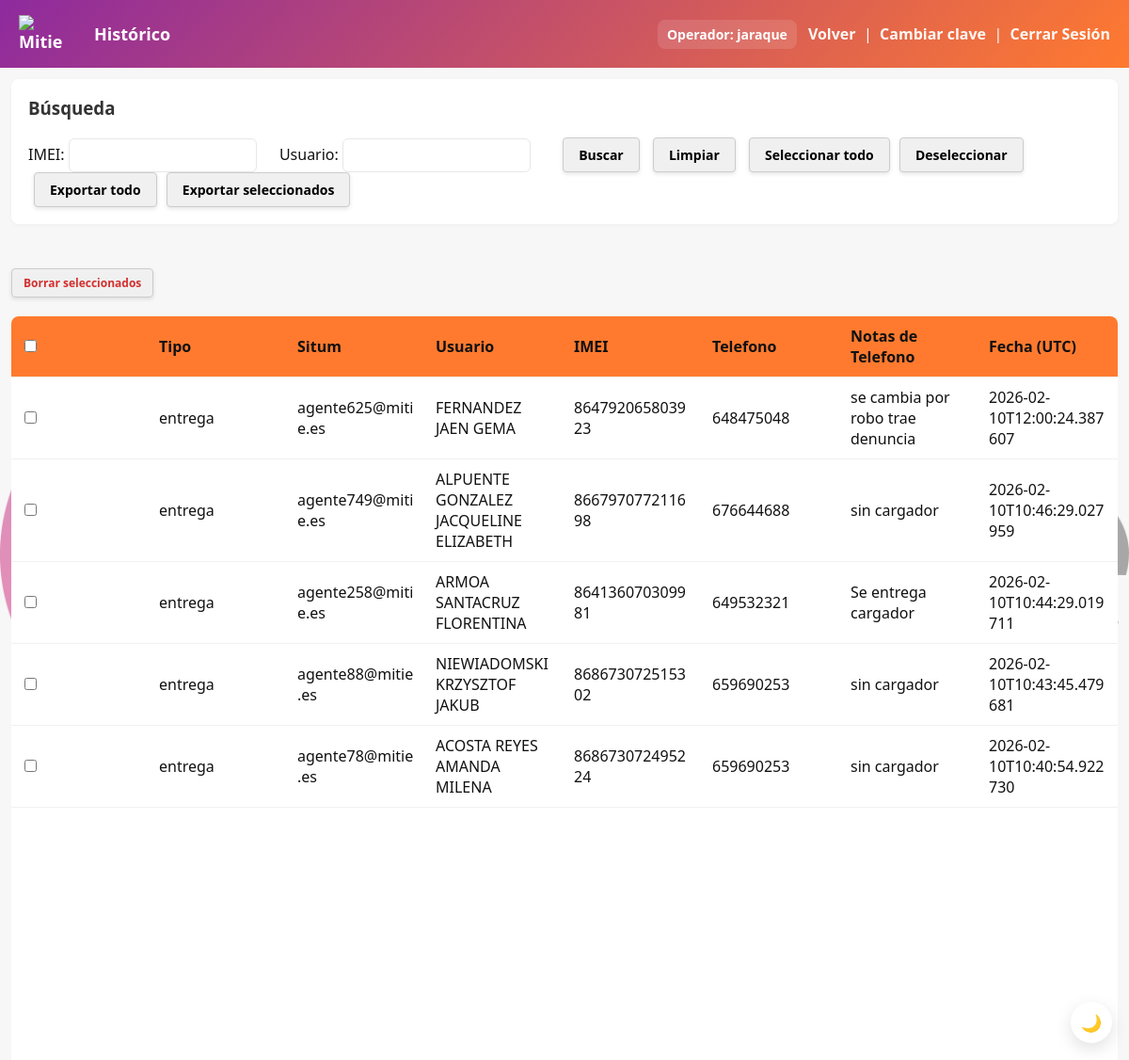
/history (signed in), run on the app's committed database.
### tables this page shows
CREATE TABLE usuarios (
                id INTEGER PRIMARY KEY AUTOINCREMENT,
                username TEXT UNIQUE NOT NULL,
                password TEXT NOT NULL,
                rol TEXT NOT NULL,
                activo INTEGER DEFAULT 1,
                fecha_creacion TEXT
            , notas TEXT);

CREATE TABLE entregas (
                id INTEGER PRIMARY KEY AUTOINCREMENT,
                ams TEXT,
                usuario TEXT,
                situm TEXT,
                imei TEXT,
                telefono TEXT,
                notas_telefono TEXT,
                tipo TEXT,
                timestamp TEXT
            );

### app.py (the view)
@app.route('/history')
@require_permission('ver_historico')
def history():
    db = get_db()
    imei_search = request.args.get('imei', '').strip()
    usuario_search = request.args.get('usuario', '').strip()
    query = 'SELECT * FROM entregas WHERE 1=1'
    params = []
    if imei_search:
        query += ' AND imei LIKE ?'
        params.append(f'%{imei_search}%')
    if usuario_search:
        query += ' AND usuario LIKE ?'
        params.append(f'%{usuario_search}%')
    query += ' ORDER BY timestamp DESC'
    cur = db.execute(query, params)
    rows = cur.fetchall()
    return render_template('history.html', rows=rows, imei_search=imei_search, usuario_search=usuario_search)

### app.py (called while the page is built)
def get_db():
    db = getattr(g, '_database', None)
    if db is None:
        db = g._database = sqlite3.connect(DB_PATH)
        db.row_factory = sqlite3.Row
    return db

@login_manager.user_loader
def load_user(user_id):
    db = get_db()
    cursor = db.cursor()
    cursor.execute('SELECT id, username, rol FROM usuarios WHERE id = ? AND activo = 1', (user_id,))
    usuario = cursor.fetchone()
    if usuario:
        return User(usuario[0], usuario[1], usuario[2])
    return None

def require_permission(permiso):
    def decorator(f):
        @wraps(f)
        @login_required
        def decorated_function(*args, **kwargs):
            if not current_user.tiene_permiso(permiso):
                flash('No tienes permisos para realizar esta acción', 'error')
                return redirect(url_for('index'))
            return f(*args, **kwargs)
        return decorated_function
    return decorator

@app.teardown_appcontext
def close_connection(exception):
    db = getattr(g, '_database', None)
    if db is not None:
        db.close()

    def tiene_permiso(self, permiso):
        return permiso in ROLES_PERMISOS.get(self.rol, [])

### templates/history.html (shortened to what this page needs)
<!doctype html>
<html lang="es">
  <head>
    <link rel="stylesheet" href="/static/style.css">
  </head>
  <body>
    <header class="topbar">
      <h1><img src="/static/mitie_logo.png" srcset="/static/mitie_logo@2x.png 2x" class="brand-logo" alt="Mitie" width="56" decoding="async">Histórico</h1>
        <div style="display:flex;align-items:center;gap:12px">
          {% if current_user.is_authenticated %}
            <a class="user-badge" href="/perfil">Operador: {{ current_user.username }}</a>
          {% endif %}
          <div>
        <a class="history-link" href="/">Volver</a>
        &nbsp;|&nbsp;
          {% if current_user.is_authenticated %}
            <a class="history-link" href="/perfil/cambiar_contrasena">Cambiar clave</a>
            &nbsp;|&nbsp;
          {% endif %}
        <a class="history-link" href="/logout">Cerrar Sesión</a>
      </div>
    </header>
    <main class="container history">
      <div class="search-box">
        <h3>Búsqueda</h3>
        <form method="get" action="/history" style="display:inline-block;">
          <label>IMEI: <input type="text" name="imei" value="{{ imei_search }}"></label>
          <label>Usuario: <input type="text" name="usuario" value="{{ usuario_search }}"></label>
          <button type="submit" style="padding:8px 16px;background:#f0f0f0;border:1px solid #ccc;border-radius:4px;cursor:pointer;box-shadow:0 2px 4px rgba(0,0,0,0.1);font-size:14px;color:#000;font-weight:bold">Buscar</button>
          <a href="/history" style="margin-left:10px;padding:8px 16px;background:#f0f0f0;border:1px solid #ccc;border-radius:4px;text-decoration:none;display:inline-block;box-shadow:0 2px 4px rgba(0,0,0,0.1);font-size:14px;color:#000;font-weight:bold">Limpiar</a>
        </form>
        <button id="select-all-rows" type="button" style="margin-left:10px;padding:8px 16px;background:#f0f0f0;border:1px solid #ccc;border-radius:4px;cursor:pointer;display:inline-block;box-shadow:0 2px 4px rgba(0,0,0,0.1);font-size:14px;color:#000;font-weight:bold">Seleccionar todo</button>
        <button id="deselect-all-rows" type="button" style="margin-left:6px;padding:8px 16px;background:#f0f0f0;border:1px solid #ccc;border-radius:4px;cursor:pointer;display:inline-block;box-shadow:0 2px 4px rgba(0,0,0,0.1);font-size:14px;color:#000;font-weight:bold">Deseleccionar</button>
        <button id="export-all-btn" type="button" style="margin-left:6px;padding:8px 16px;background:#f0f0f0;border:1px solid #ccc;border-radius:4px;cursor:pointer;display:inline-block;box-shadow:0 2px 4px rgba(0,0,0,0.1);font-size:14px;color:#000;font-weight:bold" onclick="const imei = new URLSearchParams(window.location.search).get('imei'); const usuario = new URLSearchParams(window.location.search).get('usuario'); const params = new URLSearchParams(); if(imei) params.set('imei', imei); if(usuario) params.set('usuario', usuario); window.location.href = '/history/export?' + params.toString();">Exportar todo</button>
        <button id="export-selected-btn" type="button" style="margin-left:6px;padding:8px 16px;background:#f0f0f0;border:1px solid #ccc;border-radius:4px;cursor:pointer;display:inline-block;box-shadow:0 2px 4px rgba(0,0,0,0.1);font-size:14px;color:#000;font-weight:bold">Exportar seleccionados</button>
      </div>
      <div style="margin-top:12px">
        <button id="delete-selected-btn" type="button" style="padding:6px 12px;background:#f0f0f0;border:1px solid #ccc;border-radius:4px;cursor:pointer;display:inline-block;box-shadow:0 2px 4px rgba(0,0,0,0.1);font-size:12px;color:#d32f2f;font-weight:bold">Borrar seleccionados</button>
      </div>
      <table>
        <thead>
          <tr>
            <th><input type="checkbox" id="select-all"></th>
            <th>Tipo</th>
            <th>Situm</th>
            <th>Usuario</th>
            <th>IMEI</th>
            <th>Telefono</th>
            <th>Notas de Telefono</th>
            <th>Fecha (UTC)</th>
          </tr>
        </thead>
        <tbody>
          {% for r in rows %}
          <tr>
            <td><input type="checkbox" class="row-select" value="{{ r['id'] }}"></td>
            <td>{{ r['tipo'] }}</td>
            <td>{{ r['situm'] }}</td>
            <td>{{ r['usuario'] }}</td>
            <td>{{ r['imei'] }}</td>
            <td>{{ r['telefono'] }}</td>
            <td>{{ r['notas_telefono'] }}</td>
            <td>{{ r['timestamp'] }}</td>
          </tr>
          {% else %}
          <tr><td colspan="8">No hay registros.</td></tr>
          {% endfor %}
        </tbody>
      </table>
    </main>
  </body>
</html>

### static/style.css (style rules this page uses)
:root { --brand-orange: #ff7a2f; --brand-magenta: #8e2a9e; --brand-gradient: linear-gradient(135deg,var(--brand-magenta),var(--brand-orange)); --brand-dark: #3b1f3f; --brand-text: #4b4b4b; --accent: var(--brand-orange); --muted: #f7f7f7; --text: #111; }
* { box-sizing:border-box;font-family:Segoe UI, Roboto, Arial, sans-serif }
body { margin:0;background:var(--muted);color:var(--text) }
.topbar { background:var(--brand-gradient);padding:16px 20px;display:flex;align-items:center;justify-content:space-between;color:#fff }
.topbar h1 { margin:0;font-size:18px;display:flex;align-items:center;gap:12px }
.brand-logo { width:56px;height:auto;display:inline-block;vertical-align:middle;margin-right:12px }
.history-link { color:rgba(255,255,255,0.95);text-decoration:none;font-weight:600 }
.container { display:flex;gap:20px;padding:24px;width:100%;margin:0;max-width:none;height:calc(100vh - 72px);box-sizing:border-box }
.search-box { background:#fff;padding:18px;border-radius:8px;margin-bottom:20px;box-shadow:0 1px 4px rgba(0,0,0,0.04) }
.search-box h3 { margin-top:0;color:#333 }
.search-box label { display:inline-block;margin-right:20px }
.search-box input { padding:8px;border:1px solid #e7e7e7;border-radius:6px;width:200px }
.search-box button { padding:8px 16px;margin-left:10px;background:#4caf50;color:white;border:none;border-radius:6px;cursor:pointer }
table { width:100%;border-collapse:collapse;background:#fff;border-radius:8px;overflow:hidden }
th,td { padding:10px;text-align:left;border-bottom:1px solid #f1f1f1 }
thead th { background:var(--accent) }
.history { height:100vh;display:flex;flex-direction:column;margin:0;padding:12px;max-width:none }
.history .search-box { margin-bottom:15px;flex-shrink:0 }
.history table { flex:1;overflow-y:auto;display:block }
.history thead { display:table;width:100%;table-layout:fixed;background:var(--yellow) }
.history tbody { display:block;overflow-y:auto;height:calc(100vh - 250px) }
.history tr { display:table;width:100%;table-layout:fixed }
.history th, .history td { padding:10px;text-align:left;border-bottom:1px solid #f1f1f1;word-break:break-word }
.topbar { position: relative; z-index: 1200; }
main.container { position: relative; z-index: 2; }
.user-badge { margin-left:16px;padding:6px 10px;background:rgba(255,255,255,0.12);color:#fff;border-radius:8px;font-weight:700;font-size:14px;text-decoration:none;display:inline-block;cursor:pointer }

### data on the page
usuarios: username "jaraque"
entregas: tipo "entrega", situm "agente625@mitie.es", usuario "FERNANDEZ JAEN GEMA", imei "864792065803923", telefono "648475048", notas_telefono "se cambia por robo trae denuncia", timestamp "2026-02-10T12:00:24.387607"
entregas: tipo "entrega", situm "agente749@mitie.es", usuario "ALPUENTE GONZALEZ JACQUELINE ELIZABETH", imei "866797077211698", telefono "676644688", notas_telefono "sin cargador", timestamp "2026-02-10T10:46:29.027959"
entregas: tipo "entrega", situm "agente258@mitie.es", usuario "ARMOA SANTACRUZ FLORENTINA", imei "864136070309981", telefono "649532321", notas_telefono "Se entrega cargador", timestamp "2026-02-10T10:44:29.019711"
entregas: tipo "entrega", situm "agente88@mitie.es", usuario "NIEWIADOMSKI KRZYSZTOF JAKUB", imei "868673072515302", telefono "659690253", notas_telefono "sin cargador", timestamp "2026-02-10T10:43:45.479681"
entregas: tipo "entrega", situm "agente78@mitie.es", usuario "ACOSTA REYES AMANDA MILENA", imei "868673072495224", telefono "659690253", notas_telefono "sin cargador", timestamp "2026-02-10T10:40:54.922730"
